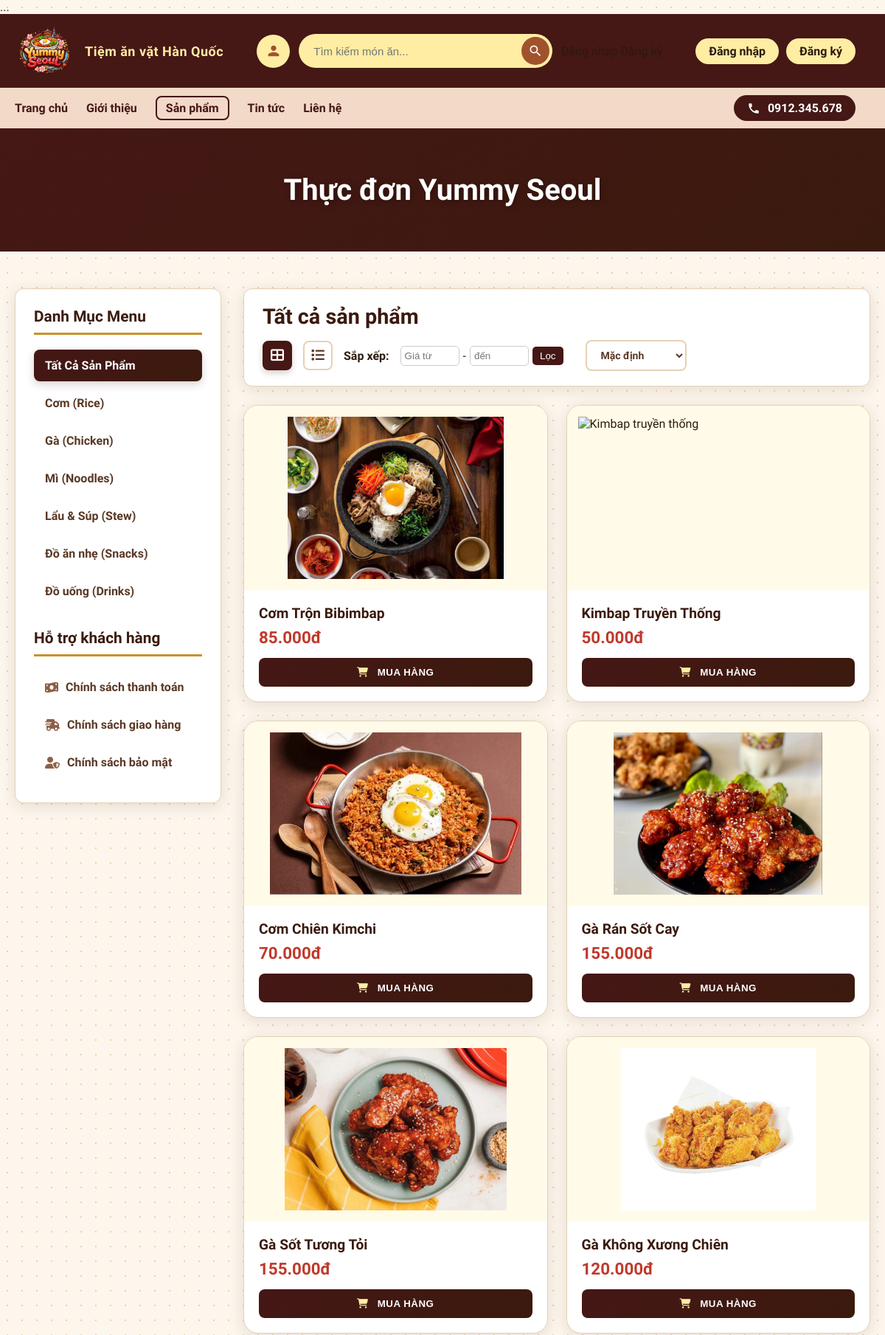
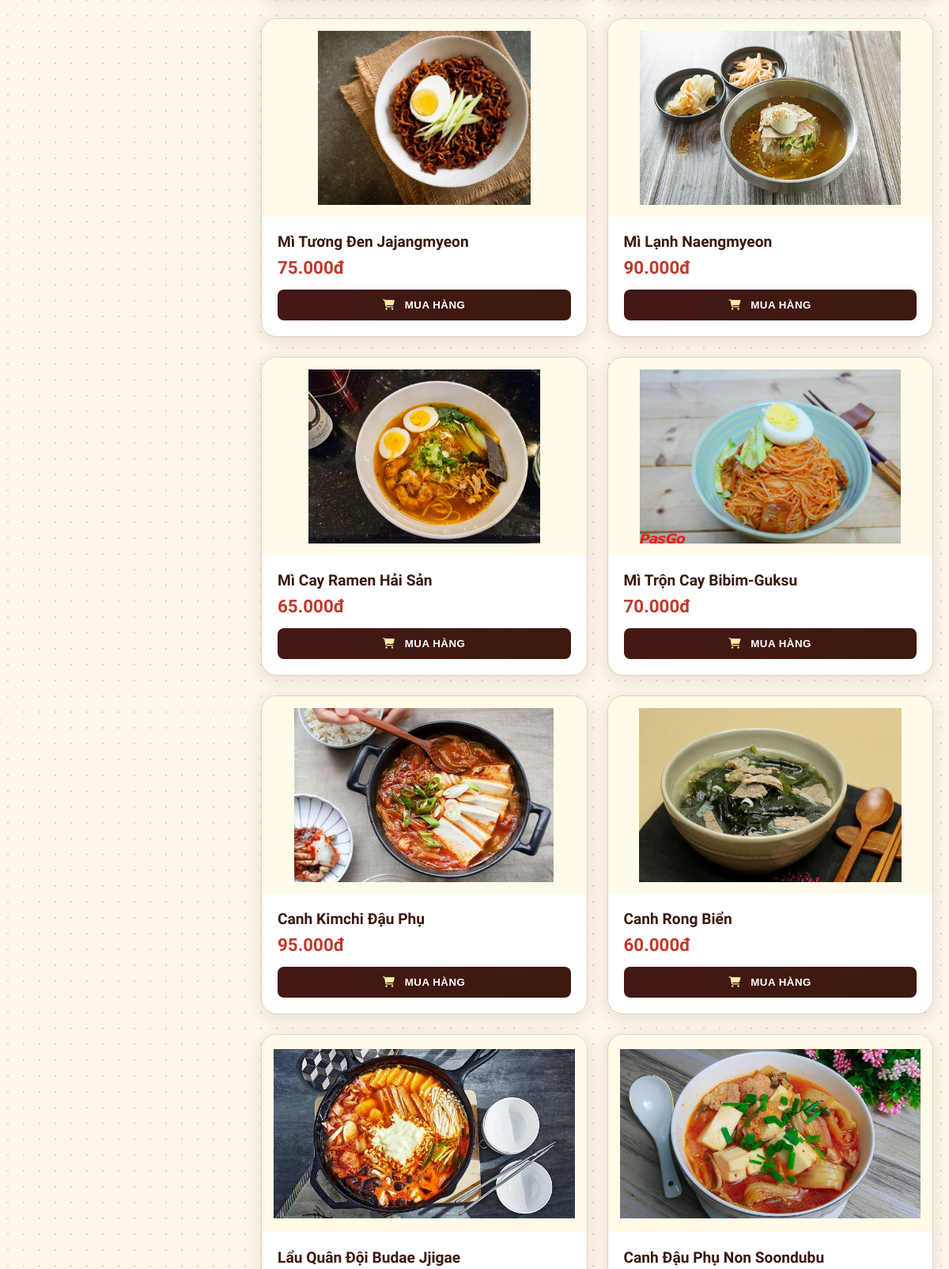
/UI_User/php/product.php (upper part), run on the app's committed database (2 pictures, top to bottom).
### tables this page shows
CREATE TABLE IF NOT EXISTS `mon_an` (
  `id_mon_an` int NOT NULL AUTO_INCREMENT,
  `id_danh_muc` int DEFAULT NULL,
  `ten_mon` varchar(100) NOT NULL,
  `mo_ta` text,
  `gia_ban` decimal(10,2) NOT NULL,
  `hinh_anh` varchar(255) DEFAULT NULL,
  `trang_thai` enum('Còn hàng','Hết hàng') DEFAULT 'Còn hàng',
  `so_luong_ton` int NOT NULL,
  `so_luot_xem` int DEFAULT '0',
  `so_luong_da_ban` int DEFAULT '0',
  `ngay_tao` datetime DEFAULT CURRENT_TIMESTAMP,
  PRIMARY KEY (`id_mon_an`),
  KEY `id_danh_muc` (`id_danh_muc`)
);

### UI_User/php/product.php (the view, shortened to what this page needs)
<?php
require_once '../../SQL_Connect/db.php';
?>
<!DOCTYPE html>
<html lang="vi">
<head>
    <link rel="stylesheet" href="https://cdnjs.cloudflare.com/ajax/libs/font-awesome/6.4.0/css/all.min.css">
    <link rel="stylesheet" href="../css/home.css">
    <link rel="stylesheet" href="../css/product.css">
</head>
<body class="product-page">
    <?php include '../../Header_Footer/php/header.php'; ?>
    <div class="page-title" id="pageTitle">Thực đơn Yummy Seoul</div>
    <div class="container">
        <aside class="sidebar" id="sidebar">
            <h3>Danh Mục Menu</h3>
            <ul id="menu">
                <li data-category="all" class="active">Tất Cả Sản Phẩm</li>
                <li data-category="1">Cơm (Rice)</li>
                <li data-category="2">Gà (Chicken)</li>
                <li data-category="3">Mì (Noodles)</li>
                <li data-category="4">Lẩu & Súp (Stew)</li>
                <li data-category="5">Đồ ăn nhẹ (Snacks)</li>
                <li data-category="6">Đồ uống (Drinks)</li>
            </ul>
            <h3 style="margin-top: 30px;">Hỗ trợ khách hàng</h3>
            <ul>
                <li><a href="payment_policy.php"><i class="fas fa-money-bill-wave"></i> Chính sách thanh toán</a></li>
                <li><a href="shipping_policy.php"><i class="fas fa-shipping-fast"></i> Chính sách giao hàng</a></li>
                <li><a href="privacy_policy.php"><i class="fas fa-user-shield"></i> Chính sách bảo mật</a></li>
            </ul>
        </aside>
        <main class="main-content">
            <div class="products-header">
                <h2 id="categoryTitle">Tất cả sản phẩm</h2>
                <div class="view-options">
                    <button class="view-btn active" id="gridView" title="Xem dạng lưới">
                        <i class="fas fa-th-large"></i>
                    </button>
                    <button class="view-btn" id="listView" title="Xem dạng danh sách">
                        <i class="fas fa-list"></i>
                    </button>
                    <span class="sort-label">Sắp xếp:</span>
                    <div class="price-filter" style="display: flex; gap: 5px; align-items: center; margin-right: 15px;">
                        <input type="number" id="minPriceInput" placeholder="Giá từ" style="width: 80px; padding: 5px; border-radius: 5px; border: 1px solid #ccc;">
                        <span>-</span>
                        <input type="number" id="maxPriceInput" placeholder="đến" style="width: 80px; padding: 5px; border-radius: 5px; border: 1px solid #ccc;">
                        <button onclick="currentPage=1; loadProducts(currentCategory, currentSort, 1)" style="padding: 5px 10px; cursor: pointer; background: var(--red-brown); color: white; border: none; border-radius: 5px;">Lọc</button>
                    </div>
                    <select class="sort-select" id="sortSelect">
                        <option value="default">Mặc định</option>
                    </select>
                </div>
            </div>
            <section id="productsContainer" class="product-grid">
                <?php
                if (isset($pdo)) {
                    try {
                        $stmt = $pdo->query("SELECT * FROM mon_an");
                        while ($row = $stmt->fetch()) {
                ?>
                            <div class="product-card">
                                <div class="product-image">
                                </div>
                                <div class="product-info">
                                    <h3 class="product-name"><?php echo $row['ten_mon']; ?></h3>
                                    <div class="product-price">
                                        <?php echo number_format($row['gia_ban'], 0, ',', '.'); ?>đ
                                    </div>
                                    <div class="product-actions">
                                        <button class="add-to-cart-btn" onclick="window.location.href='product_detail.php?id=<?php echo $row['id_mon_an']; ?>'">
                                            <i class="fas fa-shopping-cart"></i> MUA HÀNG
                                        </button>
                                    </div>
                                </div>
                            </div>
                <?php
                        }
                    } catch (PDOException $e) {
                        echo "<div class='no-products'>Lỗi truy vấn: " . $e->getMessage() . "</div>";
                    }
                }
                ?>
            </section>
        </main>
    </div>
    <?php include '../../Header_Footer/php/footer.php'; ?>
</body>
</html>

### UI_User/css/home.css (style rules this page uses)
:root { --cream: #fdf6ec; --cream-dark: #f5e9d5; --brown-deep: #3b1a0e; --brown-mid: #6b3a22; --brown-light: #a0522d; --gold: #c8922a; --gold-light: #e2b96a; --pink-soft: #f2d9c8; --pink-card: #f8ede3; --red-accent: #c0392b; --text-dark: #2c1a0e; --text-mid: #5a3825; --text-light: #8b6047; --white: #ffffff; --red-brown: #451715; --baby-pink: #ffb9d2; --light-pink: #ffdbe8; --baby-yellow: #ffeda3; --baby-cream: #fffbe8; --shadow: 0 4px 20px rgba(59, 26, 14, 0.12); --shadow-hover: 0 8px 32px rgba(59, 26, 14, 0.22); --radius: 12px; --radius-lg: 20px; }
*, *::before, *::after { box-sizing: border-box; margin: 0; padding: 0; }
body { font-family: "Asap", sans-serif; color: var(--text-dark); overflow-x: hidden; background: url("../../Image/homepage/background.png"); background-size: auto; }
a { text-decoration: none; color: inherit; }

### data on the page
mon_an: ten_mon "Cơm Trộn Bibimbap", gia_ban "85.000"
mon_an: ten_mon "Kimbap Truyền Thống", gia_ban "50.000"
mon_an: ten_mon "Cơm Chiên Kimchi", gia_ban "70.000"
mon_an: ten_mon "Gà Rán Sốt Cay", gia_ban "155.000"
mon_an: ten_mon "Gà Sốt Tương Tỏi", gia_ban "155.000"
mon_an: ten_mon "Gà Không Xương Chiên", gia_ban "120.000"
mon_an: ten_mon "Mì Tương Đen Jajangmyeon", gia_ban "75.000"
mon_an: ten_mon "Mì Lạnh Naengmyeon", gia_ban "90.000"
mon_an: ten_mon "Mì Cay Ramen Hải Sản", gia_ban "65.000"
mon_an: ten_mon "Mì Trộn Cay Bibim-Guksu", gia_ban "70.000"
mon_an: ten_mon "Canh Kimchi Đậu Phụ", gia_ban "95.000"
mon_an: ten_mon "Canh Rong Biển", gia_ban "60.000"
mon_an: ten_mon "Lẩu Quân Đội Budae Jjigae"
mon_an: ten_mon "Canh Đậu Phụ Non Soondubu"
